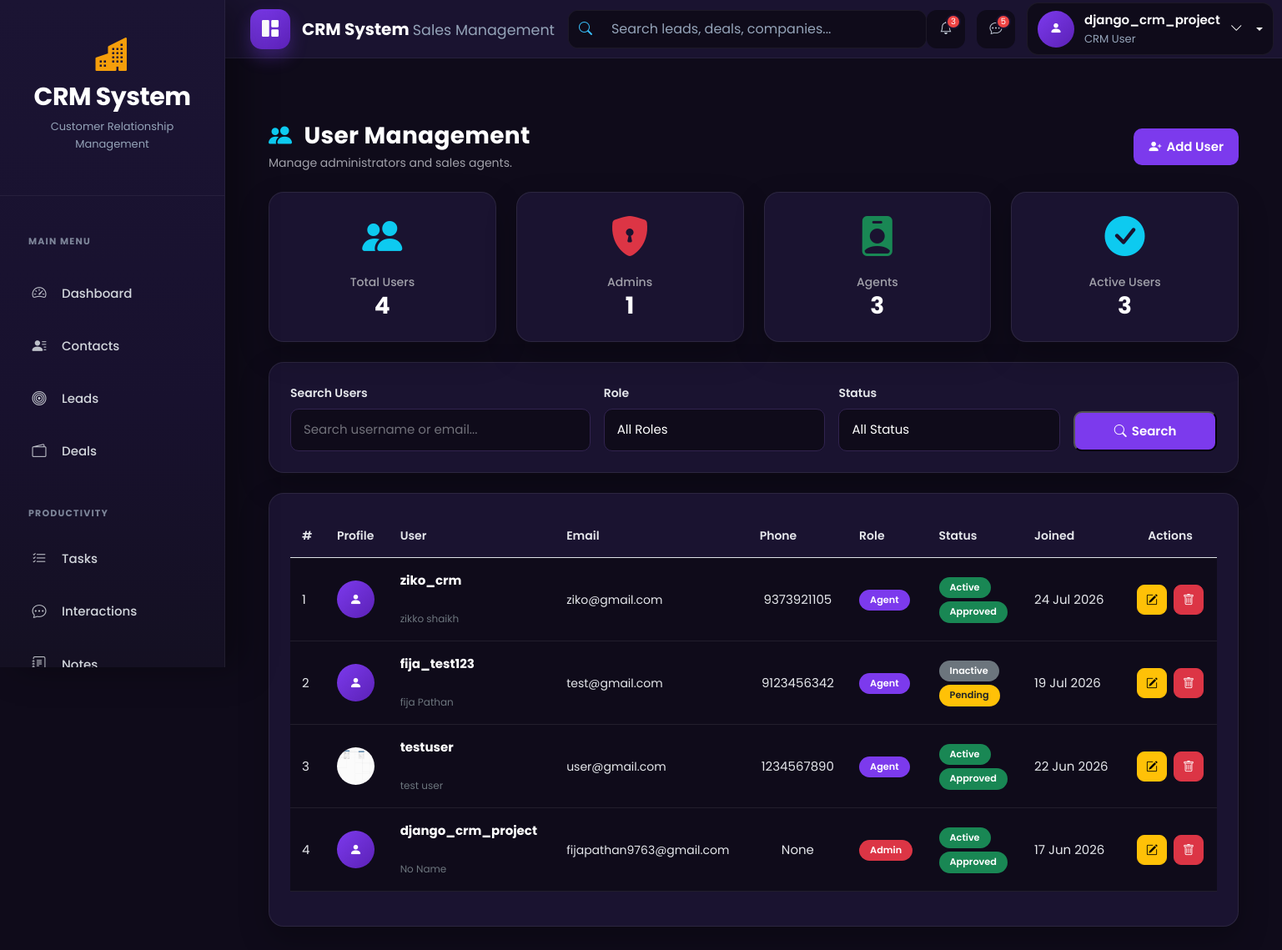
Page /accounts/admin-panel/users/ (signed in) on the earlier database version.
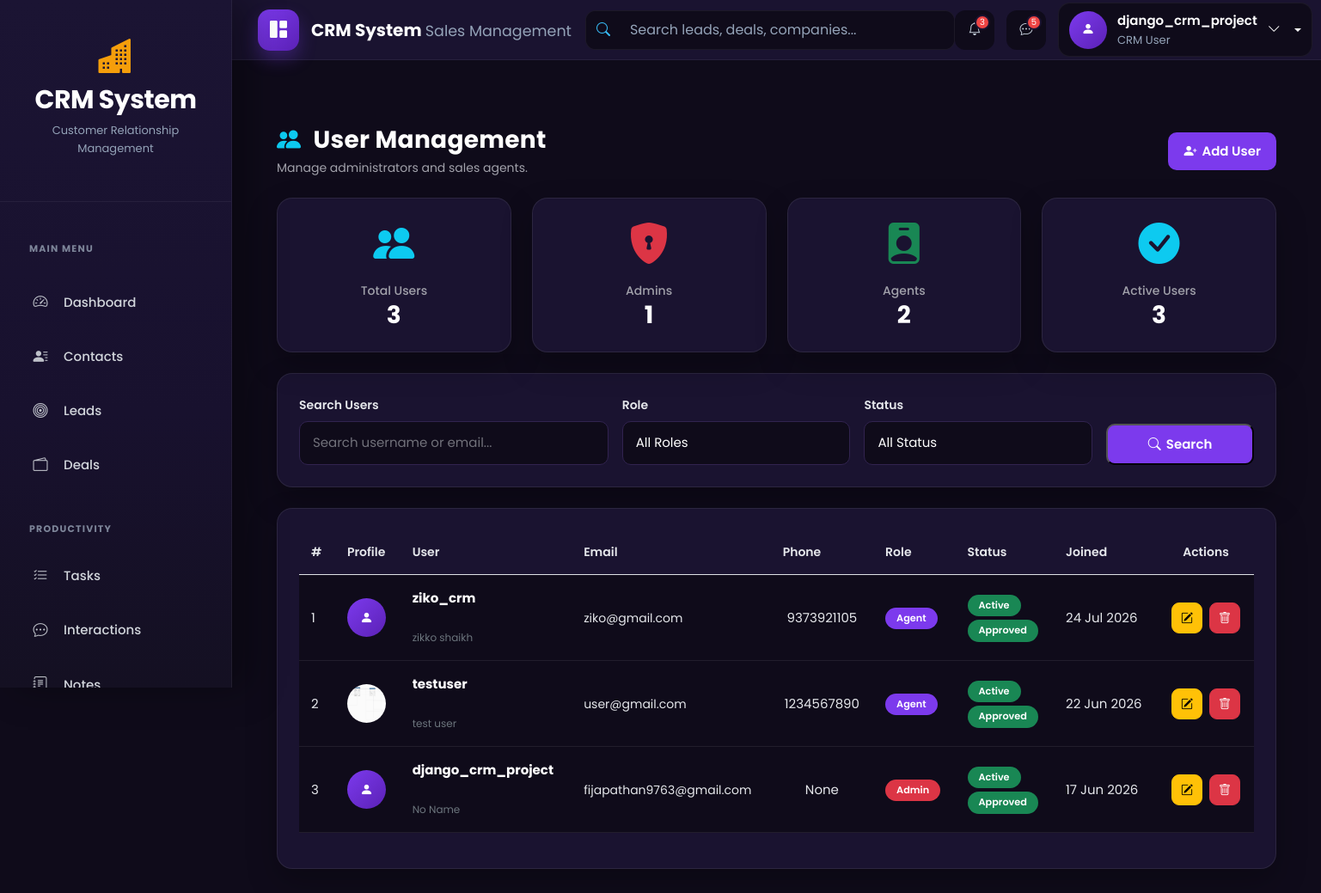
Same page on the later database version.
### accounts/models.py (models this page shows, shortened)
class CustomUser(AbstractUser):
    ROLE_CHOICES = (
        ('admin', 'Admin'),
        ('agent', 'Agent'),
    )
    role = models.CharField(max_length=10, choices=ROLE_CHOICES, default='agent')
    phone = models.CharField(max_length=15, blank=True, null=True)
    profile_pic = models.ImageField(upload_to="profiles/", blank=True, null=True)
    email = models.EmailField(unique=True)
    is_approved = models.BooleanField(default=False, help_text="Admin approval required for login")

### accounts/views.py (the view, shortened to what this page needs)
class UserListView(
    LoginRequiredMixin,
    AdminRequiredMixin,
    ListView
):
    model = CustomUser
    template_name = "admin_panel/user_list.html"
    context_object_name = "users"
    paginate_by = 10
    def get_queryset(self):
        queryset = CustomUser.objects.order_by(
            "-date_joined"
        )
        search = self.request.GET.get(
            "search"
        )
        role = self.request.GET.get(
            "role"
        )
        status = self.request.GET.get(
            "status"
        )
        if role:
            queryset = queryset.filter(
                role=role
            )
        if status == "active":
            queryset = queryset.filter(
                is_active=True
            )
        elif status == "inactive":
            queryset = queryset.filter(
                is_active=False
            )
        elif status == "pending":
            queryset = queryset.filter(
                is_approved=False
            )
        return queryset
    def get_context_data(self, **kwargs):
        context = super().get_context_data(
            **kwargs
        )
        context["total_users"] = CustomUser.objects.count()
        context["total_admins"] = CustomUser.objects.filter(
            role="admin"
        ).count()
        context["total_agents"] = CustomUser.objects.filter(
            role="agent"
        ).count()
        context["active_users"] = CustomUser.objects.filter(
            is_active=True
        ).count()
        context["inactive_users"] = CustomUser.objects.filter(
            is_active=False
        ).count()
        context["pending_users"] = CustomUser.objects.filter(
            is_approved=False
        ).count()
        context["search"] = self.request.GET.get(
            "search",
            ""
        )
        context["selected_role"] = self.request.GET.get(
            "role",
            ""
        )
        context["selected_status"] = self.request.GET.get(
            "status",
            ""
        )
        return context

### templates/admin_panel/user_list.html (shortened to what this page needs)
{% extends "base.html" %}
{% block content %}
<div class="container-fluid mt-4">
    <div class="d-flex justify-content-between align-items-center flex-wrap gap-3 mb-4">
        <div>
            <h2 class="crm-title mb-1">
                <i class="bi bi-people-fill text-info me-2"></i>
                User Management
            </h2>
            <p class="crm-page-subtitle mb-0">
                Manage administrators and sales agents.
            </p>
        </div>
        <a href="{% url 'user_add' %}"
           class="crm-btn-primary">
            <i class="bi bi-person-plus-fill"></i>
            Add User
        </a>
    </div>
    <div class="row g-4 mb-4">
        <div class="col-lg-3 col-md-6">
            <div class="crm-card text-center h-100">
                <i class="bi bi-people-fill display-5 text-info"></i>
                <h6 class="crm-page-subtitle mt-3 mb-1">
                    Total Users
                </h6>
                <h2 class="crm-title mb-0">
                    {{ total_users }}
                </h2>
            </div>
        </div>
        <div class="col-lg-3 col-md-6">
            <div class="crm-card text-center h-100">
                <i class="bi bi-shield-lock-fill display-5 text-danger"></i>
                <h6 class="crm-page-subtitle mt-3 mb-1">
                    Admins
                </h6>
                <h2 class="crm-title mb-0">
                    {{ total_admins }}
                </h2>
            </div>
        </div>
        <div class="col-lg-3 col-md-6">
            <div class="crm-card text-center h-100">
                <i class="bi bi-person-badge-fill display-5 text-success"></i>
                <h6 class="crm-page-subtitle mt-3 mb-1">
                    Agents
                </h6>
                <h2 class="crm-title mb-0">
                    {{ total_agents }}
                </h2>
            </div>
        </div>
        <div class="col-lg-3 col-md-6">
            <div class="crm-card text-center h-100">
                <i class="bi bi-check-circle-fill display-5 text-info"></i>
                <h6 class="crm-page-subtitle mt-3 mb-1">
                    Active Users
                </h6>
                <h2 class="crm-title mb-0">
                    {{ active_users }}
                </h2>
            </div>
        </div>
    </div>
    <div class="crm-card mb-4">
        <form method="GET">
            <div class="row g-3 align-items-end">
                <div class="col-lg-4">
                    <label class="crm-label">
                        Search Users
                    </label>
                    <input
                        type="text"
                        name="search"
                        class="form-control crm-input"
                        placeholder="Search username or email..."
                        value="{{ request.GET.search }}">
                </div>
                <div class="col-lg-3">
                    <label class="crm-label">
                        Role
                    </label>
                    <select
                        name="role"
                        class="form-select crm-input">
                        <option value="">
                            All Roles
                        </option>
                    </select>
                </div>
                <div class="col-lg-3">
                    <label class="crm-label">
                        Status
                    </label>
                    <select
                        name="status"
                        class="form-select crm-input">
                        <option value="">
                            All Status
                        </option>
                    </select>
                </div>
                <div class="col-lg-2 d-grid">
                    <button
                        type="submit"
                        class="crm-btn-primary">
                        <i class="bi bi-search"></i>
                        Search
                    </button>
                </div>
            </div>
        </form>
    </div>
    <div class="crm-card">
        {% if users %}
        <div class="table-responsive">
            <table class="table align-middle interaction-table crm-contact-table">
                <thead>
                    <tr>
                        <th>#</th>
                        <th>Profile</th>
                        <th>User</th>
                        <th>Email</th>
                        <th>Phone</th>
                        <th>Role</th>
                        <th>Status</th>
                        <th>Joined</th>
                        <th class="text-center">
                            Actions
                        </th>
                    </tr>
                </thead>
                <tbody>
                {% for user in users %}
                    <tr>
                        <td>
                            {{ forloop.counter }}
                        </td>
                        <td>
                            {% if user.profile_pic %}
                                <img
                                    src="{{ user.profile_pic.url }}"
                                    alt="{{ user.username }}"
                                    class="rounded-circle"
                                    width="45"
                                    height="45"
                                    style="object-fit: cover;">
                            {% else %}
                                <div
                                    class="crm-avatar"
                                    style="width:45px;height:45px;">
                                    <i class="bi bi-person-fill"></i>
                                </div>
                            {% endif %}
                        </td>
                        <td>
                            <strong class="text-white">
                                {{ user.username }}
                            </strong>
                            <br>
                            <small class="text-secondary">
                                {% if user.first_name or user.last_name %}
                                    {{ user.first_name }}
                                    {{ user.last_name }}
                                {% else %}
                                    No Name
                                {% endif %}
                            </small>
                        </td>
                        <td>
                            {{ user.email }}
                        </td>
                        <td>
                            {% if user.phone %}
                                {{ user.phone }}
                            {% else %}
                                <span class="text-secondary">
                                    -
                                </span>
                            {% endif %}
                        </td>
                        <td>
                            {% if user.role == "admin" %}
                                <span class="badge bg-danger">
                                    Admin
                                </span>
                            {% else %}
                                <span class="badge bg-primary">
                                    Agent
                                </span>
                            {% endif %}
                        </td>
                        <td>
                            {% if user.is_active %}
                                <span class="badge bg-success">
                                    Active
                                </span>
                            {% else %}
                                <span class="badge bg-secondary">
                                    Inactive
                                </span>
                            {% endif %}
                            <br>
                            {% if user.is_approved %}
                                <span class="badge bg-success mt-1">
                                    Approved
                                </span>
                            {% else %}
                                <span class="badge bg-warning text-dark mt-1">
                                    Pending
                                </span>
                            {% endif %}
                        </td>
                        <td>
                            {{ user.date_joined|date:"d M Y" }}
                        </td>
                        <td class="text-center">
                            <div class="btn-group">
                                <a
                                    href="{% url 'user_edit' user.pk %}"
                                    class="btn btn-warning"
                                    title="Edit User">
                                    <i class="bi bi-pencil-square"></i>
                                </a>
                                <a
                                    href="{% url 'user_delete' user.pk %}"
                                    class="btn btn-danger"
                                    title="Delete User">
                                    <i class="bi bi-trash"></i>
                                </a>
                            </div>
                        </td>
                    </tr>
                {% endfor %}
                </tbody>
            </table>
        </div>
        {% endif %}
    </div>
</div>
{% endblock %}

### templates/includes/navbar.html (shortened to what this page needs)
<nav class="navbar navbar-expand-lg crm-navbar">
  <div class="container-fluid">
    <a class="navbar-brand crm-brand" href="{% url 'dashboard' %}">
      <div class="crm-brand-icon">
        <i class="bi bi-grid-1x2-fill"></i>
      </div>
      <div class="crm-brand-text">
        <span class="crm-brand-title"> CRM System </span>
        <small> Sales Management </small>
      </div>
    </a>
    <div class="collapse navbar-collapse" id="crmNavbar">
      <form class="crm-search mx-auto">
        <div class="input-group">
          <span class="input-group-text">
            <i class="bi bi-search"></i>
          </span>
          <input
            type="search"
            class="form-control"
            placeholder="Search leads, deals, companies..."
          />
        </div>
      </form>
      {% if user.is_authenticated %}
      <div class="crm-navbar-actions">
       <a href="javascript:void(0);" class="crm-nav-icon">
    <i class="bi bi-bell"></i>
    <span class="crm-nav-badge">3</span>
</a>
        <a href="#" class="crm-nav-icon">
          <i class="bi bi-chat-dots"></i>
          <span class="crm-nav-badge">5</span>
        </a>
        <div class="dropdown crm-user-dropdown">
          <a
            href="#"
            class="crm-user dropdown-toggle"
            role="button"
            data-bs-toggle="dropdown"
            aria-expanded="false"
          >
            <div class="crm-avatar">
              <i class="bi bi-person-fill"></i>
            </div>
            <div class="crm-user-info">
              <span class="crm-user-name"> {{ user.username }} </span>
<small>
    CRM User
</small>            </div>
            <i class="bi bi-chevron-down crm-arrow"></i>
          </a>
        </div>
      </div>
      {% else %}
      <div class="d-flex align-items-center gap-2 ms-auto">
        <a href="/accounts/login/" class="btn btn-outline-light"> Login </a>
        <a href="/accounts/register/" class="btn btn-primary"> Register </a>
      </div>
      {% endif %}
    </div>
  </div>
</nav>

Differences in the rows shown:
removed CustomUser: username "fija_test123", first_name "fija", last_name "Pathan", email "test@gmail.com", phone "9123456342", role "Agent", is_active "Inactive", is_approved "Pending", date_joined "19 Jul 2026"
Other differences:
{{ total_users }}: "4" → "3"
{{ total_agents }}: "3" → "2"
